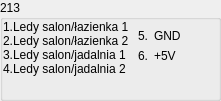
   <widget class="QGroupBox" name="groupBox_9">
    <property name="geometry">
     <rect>
      <x>1279</x>
      <y>590</y>
      <width>221</width>
      <height>101</height>
     </rect>
    </property>
    <property name="maximumSize">
     <size>
      <width>300</width>
      <height>400</height>
     </size>
    </property>
    <property name="title">
     <string>213</string>
    </property>
    <layout class="QHBoxLayout" name="horizontalLayout_2">
     <property name="spacing">
      <number>0</number>
     </property>
     <property name="leftMargin">
      <number>0</number>
     </property>
     <property name="topMargin">
      <number>0</number>
     </property>
     <property name="rightMargin">
      <number>0</number>
     </property>
     <property name="bottomMargin">
      <number>0</number>
     </property>
     <item>
      <widget class="QWidget" name="widget_3" native="true">
       <layout class="QFormLayout" name="formLayout_15">
        <property name="horizontalSpacing">
         <number>0</number>
        </property>
        <property name="verticalSpacing">
         <number>0</number>
        </property>
        <property name="leftMargin">
         <number>0</number>
        </property>
        <property name="topMargin">
         <number>0</number>
        </property>
        <property name="rightMargin">
         <number>0</number>
        </property>
        <property name="bottomMargin">
         <number>0</number>
        </property>
        <item row="0" column="0">
         <widget class="QLabel" name="label_191">
          <property name="text">
           <string>1.</string>
          </property>
         </widget>
        </item>
        <item row="0" column="1">
         <widget class="QLabel" name="label_192">
          <property name="text">
           <string>Ledy salon/łazienka 1</string>
          </property>
         </widget>
        </item>
        <item row="1" column="0">
         <widget class="QLabel" name="label_195">
          <property name="text">
           <string>2.</string>
          </property>
         </widget>
        </item>
        <item row="1" column="1">
         <widget class="QLabel" name="label_193">
          <property name="text">
           <string>Ledy salon/łazienka 2</string>
          </property>
         </widget>
        </item>
        <item row="2" column="0">
         <widget class="QLabel" name="label_198">
          <property name="text">
           <string>3.</string>
          </property>
         </widget>
        </item>
        <item row="2" column="1">
         <widget class="QLabel" name="label_197">
          <property name="text">
           <string>Ledy salon/jadalnia 1</string>
          </property>
         </widget>
        </item>
        <item row="3" column="0">
         <widget class="QLabel" name="label_196">
          <property name="text">
           <string>4.</string>
          </property>
         </widget>
        </item>
        <item row="3" column="1">
         <widget class="QLabel" name="label_194">
          <property name="text">
           <string>Ledy salon/jadalnia 2</string>
          </property>
         </widget>
        </item>
       </layout>
      </widget>
     </item>
     <item>
      <widget class="QWidget" name="widget_4" native="true">
       <layout class="QFormLayout" name="formLayout_7">
        <item row="0" column="0">
         <widget class="QLabel" name="label_648">
          <property name="text">
           <string>5.</string>
          </property>
         </widget>
        </item>
        <item row="0" column="1">
         <widget class="QLabel" name="label_649">
          <property name="text">
           <string>GND</string>
          </property>
         </widget>
        </item>
        <item row="1" column="0">
         <widget class="QLabel" name="label_650">
          <property name="text">
           <string>6.</string>
          </property>
         </widget>
        </item>
        <item row="1" column="1">
         <widget class="QLabel" name="label_651">
          <property name="text">
           <string>+5V</string>
          </property>
         </widget>
        </item>
       </layout>
      </widget>
     </item>
    </layout>
   </widget>
